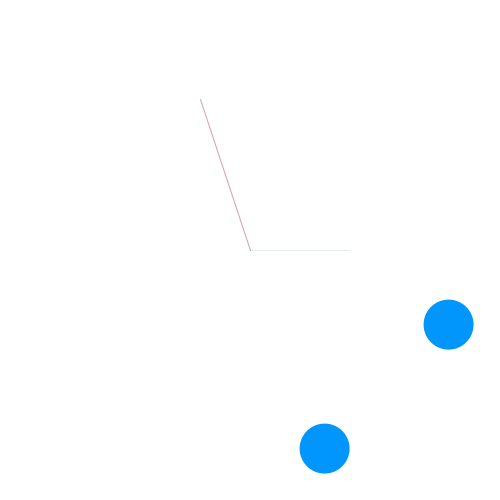
Frame 1 (no input)
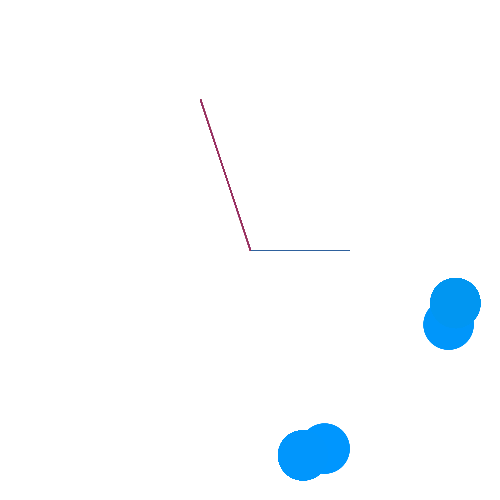
Frame 60 (the mouse pressed at the canvas centre just before this capture)
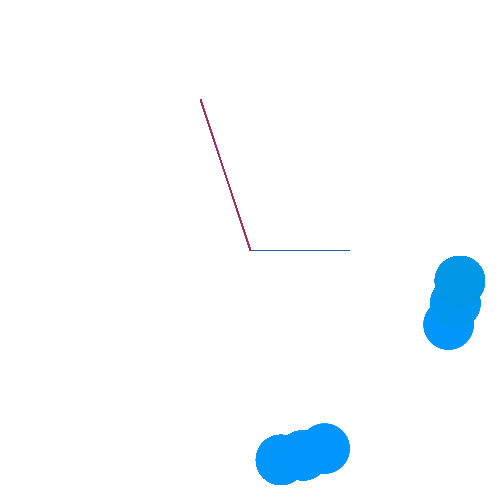
Frame 120 (the mouse held since frame 60 and released just before this capture)

The Processing sketch that drew these frames (run headless with seeded random() and noise(); from frame 60 on, the mouse is pressed at the canvas centre):

// Processing sketch: processing_171313
// ── processing_171313.pde

void setup()
{
  size(500,500);
  background(255);
}

void draw()
{
  
float sekunde_1 = map(second(),0,59,0,2*PI);

pushMatrix();
translate(width/2, height/2);
noStroke();
fill(millis()/1000.0,150,255-millis()/500.0);
rotate(sekunde_1);
ellipse(150,150,50,50);
popMatrix();

float sekunde_2 =map(second(),0,59,0,2*PI);

pushMatrix();
translate(width/2, height/2);
//stroke(0);
smooth();
fill(millis()/1000.0,150,255-millis()/100.0);
rotate(-sekunde_1);
ellipseMode(CENTER);
ellipse(150,150,-50,50);
popMatrix();


float minute_1 = map(minute(),0,59,0,2*PI);

pushMatrix();
translate(width/2,height/2);
stroke(150,48,95,120);
smooth();
//fill(150,45,90,250);
rotate(minute_1);
line(0,0,50,-150);
popMatrix();



float stunde_1=map(hour(),0,24,0,4*PI);

pushMatrix();
translate(width/2, height/2);
stroke(45,96,150,30);
smooth();
//fill(45,96,150,30);
rotate(stunde_1);
line(0,0,0,-100);
popMatrix();

}
  
  
  
  
  
